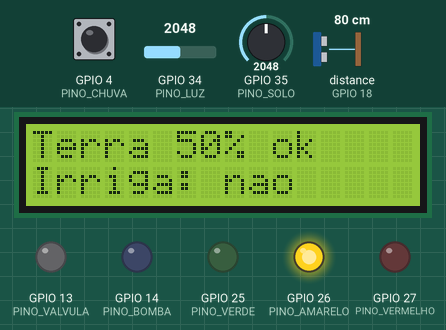
Simulated run of this sketch. Board: ESP32. On the bench: 16×2 character LCD, output pins drawn as LEDs (lit = HIGH). Wiring (from diagram.json): ultrasonic range finder: trigger GPIO 5; echo GPIO 18. The test bench sets the inputs (shaded band); at power-on: distance to the obstacle (sensor on GPIO 18) 80 cm, GPIO 34 (PINO_LUZ) = 2048, GPIO 35 (PINO_SOLO) = 2048, GPIO 4 (PINO_CHUVA) HIGH. The echo pulse lasts 58.3 µs per cm; WiFi joins after 1.5 s; servers stay silent unless stated; uploads are accepted with an empty reply; pins used as bus, display or sensor lines are not drawn; what the sketch prints to the serial monitor is not drawn.

Above: at 2.8 s.
2.9 s: distance to the obstacle (sensor on GPIO 18) set to 56 cm
At 5.3 s:
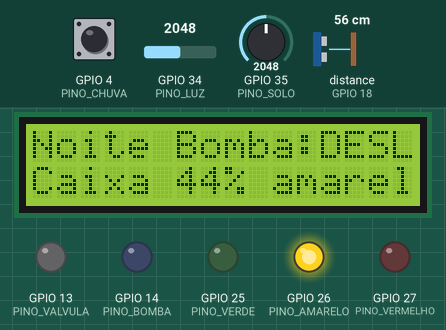
5.6 s: distance to the obstacle (sensor on GPIO 18) set to 45 cm
At 8.38 s:
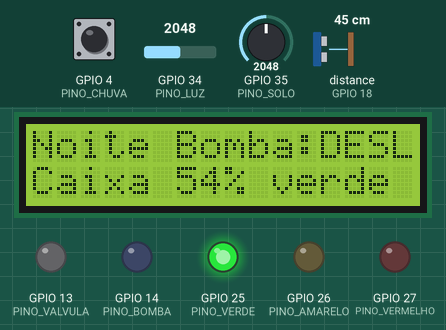
8.6 s: GPIO 34 (PINO_LUZ) set to 1961
At 10.6 s:
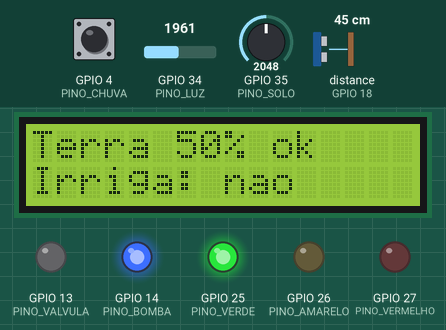
11.6 s: GPIO 35 (PINO_SOLO) set to 1699
At 14.5 s:
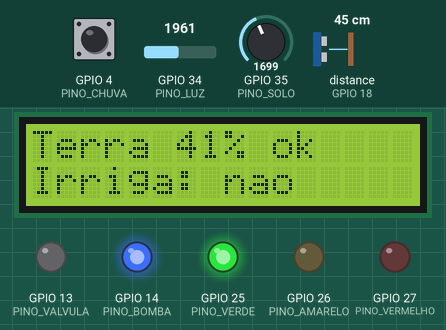
14.6 s: GPIO 35 (PINO_SOLO) set to 1610
17.6 s: GPIO 34 (PINO_LUZ) set to 2040
At 18.9 s:
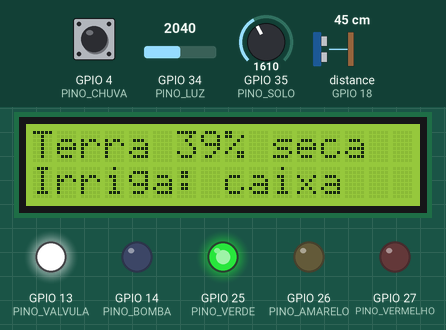
Timing chart, 0 to 20.6 s (numbered marks = the images above; inputs shaded):
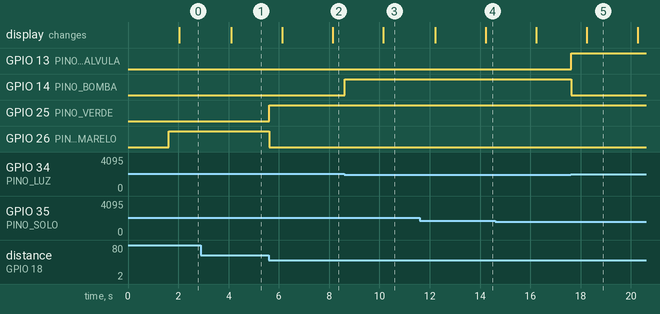

The sketch:

sketch.ino
```cpp
/*
  Gota a Gota — controlador do poço, da caixa d'água e da horta (ESP32)

  Peças simuladas no Wokwi:
  - Sensor ultrassônico (HC-SR04) na tampa da caixa  -> nível da caixa
  - Sensor de luz (LDR)                               -> "sol" (se o painel solar tem energia)
  - Potenciômetro                                     -> umidade da terra do canteiro
  - Botão azul                                        -> previsão "vai chover amanhã" (liga/desliga)
  - LED azul                                          -> bomba do poço (só funciona com sol)
  - LED branco                                        -> válvula da caixa (irriga sem sol)
  - LEDs verde/amarelo/vermelho                       -> semáforo da caixa
  - Display LCD                                       -> painel no local

  Regras:
  - Com sol: a bomba solar liga, enche a caixa e, se a terra estiver seca, irriga direto do poço.
  - Sem sol: a bomba desliga; se a terra estiver seca, a válvula abre e irriga com a água da caixa.
  - A caixa guarda uma RESERVA PARA BEBER: abaixo dela, a válvula não abre para a horta.
  - Se vai chover amanhã, a irrigação fica pausada (a bomba ainda enche a caixa).
  - A cada 2 segundos, o ESP32 mostra a leitura no Serial; a cada 10 segundos, envia para a API (POST /leituras).

  Wi-Fi: no Wokwi a rede é a "Wokwi-GUEST", sem senha. A API precisa estar na internet
  (o simulador do site não enxerga o localhost do seu computador): troque API_LEITURAS pelo endereço dela.
*/

#include <Wire.h>
#include <LiquidCrystal_I2C.h>
#include <WiFi.h>
#include <WiFiClientSecure.h>
#include <HTTPClient.h>

// ---------- Rede e API ----------
const char* WIFI_NOME = "Wokwi-GUEST";
const char* WIFI_SENHA = "";
const char* API_LEITURAS = "https://gota-a-gota-api.onrender.com/leituras";
const unsigned long ENVIO_API_MS = 10000;

// ---------- Pinos ----------
const int PINO_TRIG = 5;
const int PINO_ECHO = 18;
const int PINO_LUZ = 34;      // sensor de luz (saída analógica)
const int PINO_SOLO = 35;     // potenciômetro = umidade da terra
const int PINO_CHUVA = 4;     // botão "vai chover amanhã"
const int PINO_VERDE = 25;
const int PINO_AMARELO = 26;
const int PINO_VERMELHO = 27;
const int PINO_BOMBA = 14;
const int PINO_VALVULA = 13;

// ---------- Ajustes ----------
const float ALTURA_CAIXA_CM = 100.0;  // distância do sensor até o fundo da caixa
const int LIMIAR_SOL = 2000;          // leitura do sensor de luz: abaixo disso = tem sol (veja o Serial)
const int TERRA_SECA = 40;            // % de umidade abaixo do qual a horta precisa de água
const int RESERVA_BEBER = 20;         // % da caixa guardado para beber

LiquidCrystal_I2C lcd(0x27, 16, 2);

bool chuvaAmanha = false;
bool botaoAntes = HIGH;
unsigned long ultimoEnvio = 0;
unsigned long ultimoEnvioApi = 0;
bool telaAlternada = false;

float medirDistanciaCm() {
  digitalWrite(PINO_TRIG, LOW);
  delayMicroseconds(2);
  digitalWrite(PINO_TRIG, HIGH);
  delayMicroseconds(10);
  digitalWrite(PINO_TRIG, LOW);
  long duracao = pulseIn(PINO_ECHO, HIGH, 30000);
  return duracao * 0.0343 / 2.0;
}

int nivelCaixa() {
  float distancia = medirDistanciaCm();
  int nivel = (int)((ALTURA_CAIXA_CM - distancia) / ALTURA_CAIXA_CM * 100.0);
  return constrain(nivel, 0, 100);
}

void conectarWifi() {
  lcd.setCursor(0, 1);
  lcd.print(" conectando...  ");
  WiFi.begin(WIFI_NOME, WIFI_SENHA, 6);
  unsigned long inicio = millis();
  while (WiFi.status() != WL_CONNECTED && millis() - inicio < 10000) {
    delay(250);
  }
  Serial.println(WiFi.status() == WL_CONNECTED ? "Wi-Fi conectado" : "Sem Wi-Fi: segue só no Serial");
}

// A conexão segura (HTTPS) é lenta de abrir no simulador. Por isso ela fica aberta
// entre um envio e outro, e o ESP32 espera até 20 segundos pela resposta.
WiFiClientSecure clienteApi;
HTTPClient http;

// Envia a leitura para a API. Se a API demorar (o Render grátis "dorme"), tenta de novo no próximo envio.
void enviarParaApi(const String& json) {
  if (WiFi.status() != WL_CONNECTED) {
    WiFi.reconnect();
    return;
  }
  clienteApi.setInsecure();
  http.setReuse(true);
  http.setConnectTimeout(20000);
  http.setTimeout(20000);
  http.begin(clienteApi, API_LEITURAS);
  http.addHeader("Content-Type", "application/json");
  int codigo = http.POST(json);
  Serial.print("API /leituras: ");
  Serial.println(codigo);
  if (codigo > 0) {
    http.getString();  // lê a resposta até o fim para a conexão poder ser usada de novo
  }
  http.end();
}

void setup() {
  Serial.begin(115200);
  pinMode(PINO_TRIG, OUTPUT);
  pinMode(PINO_ECHO, INPUT);
  pinMode(PINO_CHUVA, INPUT_PULLUP);
  pinMode(PINO_VERDE, OUTPUT);
  pinMode(PINO_AMARELO, OUTPUT);
  pinMode(PINO_VERMELHO, OUTPUT);
  pinMode(PINO_BOMBA, OUTPUT);
  pinMode(PINO_VALVULA, OUTPUT);

  lcd.init();
  lcd.backlight();
  lcd.setCursor(0, 0);
  lcd.print("  Gota a Gota  ");
  lcd.setCursor(0, 1);
  lcd.print("  iniciando... ");
  conectarWifi();
}

void loop() {
  // --- botão de previsão de chuva (liga/desliga a cada toque) ---
  bool botaoAgora = digitalRead(PINO_CHUVA);
  if (botaoAntes == HIGH && botaoAgora == LOW) {
    chuvaAmanha = !chuvaAmanha;
  }
  botaoAntes = botaoAgora;

  // --- leituras ---
  int leituraLuz = analogRead(PINO_LUZ);
  bool temSol = leituraLuz < LIMIAR_SOL;
  int nivel = nivelCaixa();
  int umidadeSolo = map(analogRead(PINO_SOLO), 0, 4095, 0, 100);
  bool terraSeca = umidadeSolo < TERRA_SECA;
  bool precisaIrrigar = terraSeca && !chuvaAmanha;

  // --- decisões ---
  bool bomba = temSol;                                       // bomba solar: só com sol
  bool valvula = !temSol && precisaIrrigar && nivel > RESERVA_BEBER;  // sem sol: água da caixa

  // semáforo da caixa
  String semaforo;
  if (nivel >= 50) semaforo = "verde";
  else if (nivel >= RESERVA_BEBER) semaforo = "amarelo";
  else semaforo = "vermelho";

  digitalWrite(PINO_BOMBA, bomba);
  digitalWrite(PINO_VALVULA, valvula);
  digitalWrite(PINO_VERDE, semaforo == "verde");
  digitalWrite(PINO_AMARELO, semaforo == "amarelo");
  digitalWrite(PINO_VERMELHO, semaforo == "vermelho");

  // --- display e envio a cada 2 segundos ---
  if (millis() - ultimoEnvio > 2000) {
    ultimoEnvio = millis();
    telaAlternada = !telaAlternada;

    lcd.clear();
    if (!telaAlternada) {
      lcd.setCursor(0, 0);
      lcd.print(temSol ? "Sol  Bomba:LIGA" : "Noite Bomba:DESL");
      lcd.setCursor(0, 1);
      lcd.print("Caixa ");
      lcd.print(nivel);
      lcd.print("% ");
      lcd.print(semaforo);
    } else {
      lcd.setCursor(0, 0);
      lcd.print("Terra ");
      lcd.print(umidadeSolo);
      lcd.print("% ");
      lcd.print(terraSeca ? "seca" : "ok");
      lcd.setCursor(0, 1);
      if (chuvaAmanha) lcd.print("Chuva: pausado");
      else if (valvula) lcd.print("Irriga: caixa");
      else if (bomba && precisaIrrigar) lcd.print("Irriga: poco");
      else lcd.print("Irriga: nao");
    }

    // JSON da leitura, no formato do POST /leituras
    String json = "{\"nivelCaixa\":" + String(nivel) +
                  ",\"umidadeSolo\":" + String(umidadeSolo) +
                  ",\"temSol\":" + (temSol ? "true" : "false") +
                  ",\"bomba\":" + (bomba ? "true" : "false") +
                  ",\"valvula\":" + (valvula ? "true" : "false") +
                  ",\"irrigando\":" + ((valvula || (bomba && precisaIrrigar)) ? "true" : "false") +
                  ",\"chuvaAmanha\":" + (chuvaAmanha ? "true" : "false") +
                  ",\"semaforo\":\"" + semaforo +
                  "\",\"leituraLuz\":" + String(leituraLuz) + "}";
    Serial.println(json);

    if (millis() - ultimoEnvioApi > ENVIO_API_MS) {
      enviarParaApi(json);
      ultimoEnvioApi = millis();  // conta os 10 segundos a partir do fim do envio
    }
  }

  delay(50);
}
```

Measured:
- the behaviour switches between 51 and 50 cm on distance to the obstacle (sensor on GPIO 18) (found by bisection; images 1 and 2)
- the behaviour switches between 2000 and 1999 on GPIO 34 (PINO_LUZ) (found by bisection; images 2 and 3)
- after the input at 2.9 s, the display: changes after 1.2 s (image 1)
- after the input at 5.6 s, GPIO 25 (PINO_VERDE): LOW → HIGH at once; GPIO 26 (PINO_AMARELO): HIGH → LOW at once; the display: first differs from a run without the input after 2.5 s (image 2)
- after the input at 8.6 s, GPIO 14 (PINO_BOMBA): LOW → HIGH at once
- after the input at 11.6 s, the display: first differs from a run without the input after 2.6 s (image 4)
- after the input at 17.6 s, GPIO 13 (PINO_VALVULA): LOW → HIGH at once; GPIO 14 (PINO_BOMBA): HIGH → LOW at once; the display: changes after 0.65 s (image 5)
